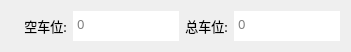
  <widget class="QWidget" name="verticalLayoutWidget_5">
   <property name="geometry">
    <rect>
     <x>1330</x>
     <y>360</y>
     <width>351</width>
     <height>41</height>
    </rect>
   </property>
   <layout class="QHBoxLayout" name="car">
    <item>
     <widget class="QLabel" name="lab_carIcon">
      <property name="maximumSize">
       <size>
        <width>30</width>
        <height>30</height>
       </size>
      </property>
      <property name="text">
       <string/>
      </property>
      <property name="pixmap">
       <pixmap>image/car1.png</pixmap>
      </property>
      <property name="scaledContents">
       <bool>false</bool>
      </property>
     </widget>
    </item>
    <item>
     <widget class="QLabel" name="lab_spaceCarParkCount">
      <property name="maximumSize">
       <size>
        <width>16777215</width>
        <height>30</height>
       </size>
      </property>
      <property name="font">
       <font>
        <family>Microsoft YaHei UI Light</family>
        <pointsize>10</pointsize>
       </font>
      </property>
      <property name="cursor">
       <cursorShape>PointingHandCursor</cursorShape>
      </property>
      <property name="text">
       <string>空车位:</string>
      </property>
      <property name="alignment">
       <set>Qt::AlignCenter</set>
      </property>
     </widget>
    </item>
    <item>
     <widget class="QTextBrowser" name="spaceCarPark">
      <property name="maximumSize">
       <size>
        <width>16777215</width>
        <height>30</height>
       </size>
      </property>
      <property name="font">
       <font>
        <family>Microsoft YaHei UI Light</family>
        <pointsize>10</pointsize>
        <weight>50</weight>
        <bold>false</bold>
       </font>
      </property>
      <property name="cursor" stdset="0">
       <cursorShape>PointingHandCursor</cursorShape>
      </property>
      <property name="frameShape">
       <enum>QFrame::NoFrame</enum>
      </property>
      <property name="placeholderText">
       <string>0</string>
      </property>
     </widget>
    </item>
    <item>
     <widget class="QLabel" name="lab_carParkCount">
      <property name="maximumSize">
       <size>
        <width>16777215</width>
        <height>30</height>
       </size>
      </property>
      <property name="font">
       <font>
        <family>Microsoft YaHei UI Light</family>
        <pointsize>10</pointsize>
       </font>
      </property>
      <property name="cursor">
       <cursorShape>PointingHandCursor</cursorShape>
      </property>
      <property name="text">
       <string>总车位:</string>
      </property>
      <property name="alignment">
       <set>Qt::AlignCenter</set>
      </property>
     </widget>
    </item>
    <item>
     <widget class="QTextBrowser" name="carPark">
      <property name="maximumSize">
       <size>
        <width>16777215</width>
        <height>30</height>
       </size>
      </property>
      <property name="font">
       <font>
        <family>Microsoft YaHei UI Light</family>
        <pointsize>10</pointsize>
       </font>
      </property>
      <property name="cursor" stdset="0">
       <cursorShape>PointingHandCursor</cursorShape>
      </property>
      <property name="frameShape">
       <enum>QFrame::NoFrame</enum>
      </property>
      <property name="placeholderText">
       <string>0</string>
      </property>
     </widget>
    </item>
   </layout>
  </widget>
